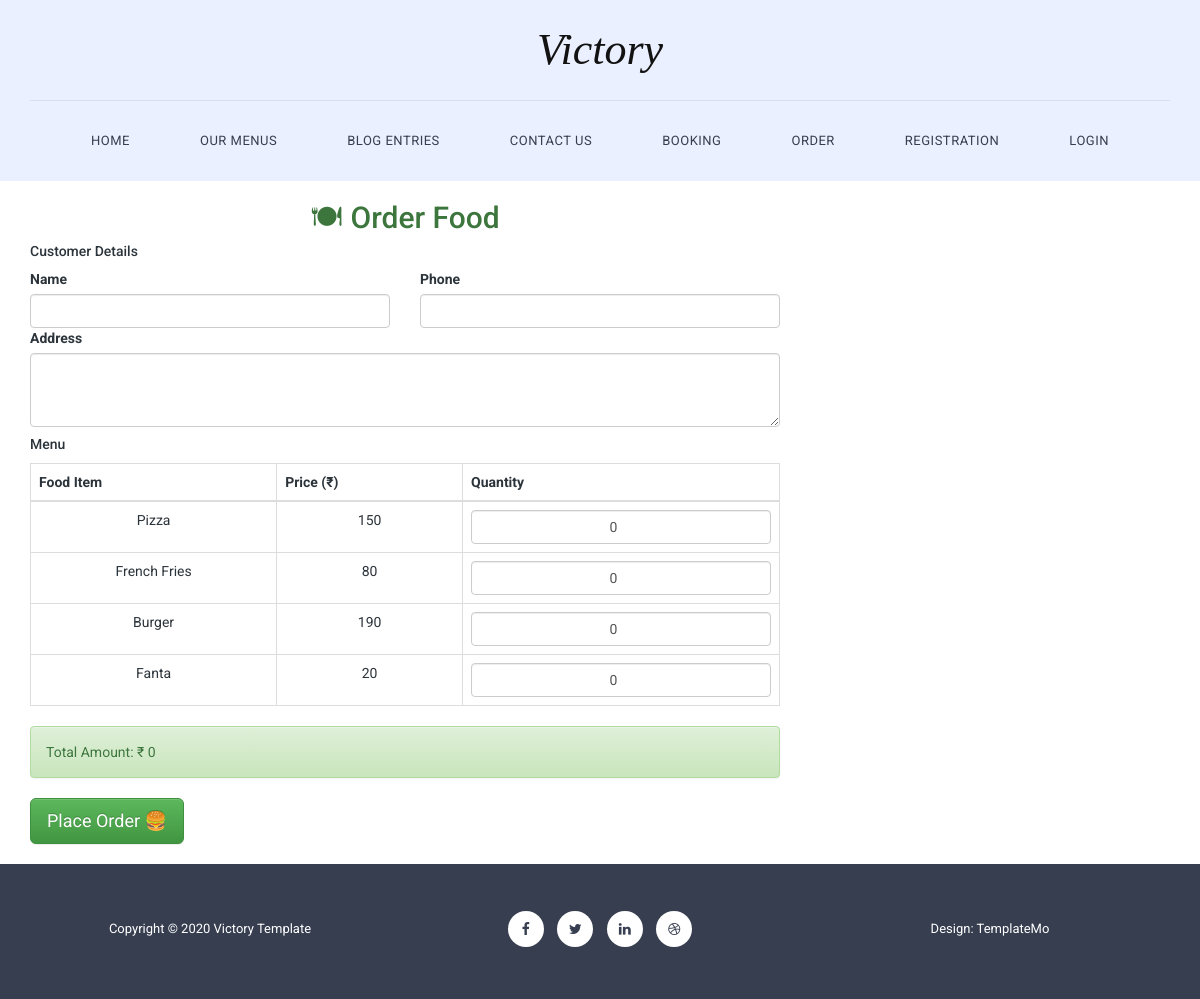
The page /order/ on the database its author committed.
### victory/models.py (models this page shows, shortened)
class Food(models.Model):
    name = models.CharField(max_length=100)
    price = models.IntegerField()

### victory/views.py (the view, shortened to what this page needs)
# urls.py: path("order/", views.order_page, name="order"),
def order_page(request):
    foods = Food.objects.all()
    return render(request, "order.html", {"foods": foods})

### Template/order.html (shortened to what this page needs)
{% extends "base.html" %}
{% load static %}
{% block content %}
<div class="container my-5">
  <div class="row justify-content-center">
    <div class="col-lg-8">
      <div class="card shadow border-0">
        <div class="card-body p-4">
          <h2 class="text-center mb-4 fw-bold text-success">
            🍽 Order Food
          </h2>
          <form method="POST">
            <h5 class="mb-3 text-secondary">Customer Details</h5>
            <div class="row">
              <div class="col-md-6 mb-3">
                <label class="form-label">Name</label>
                <input type="text" name="name" class="form-control" required>
              </div>
              <div class="col-md-6 mb-3">
                <label class="form-label">Phone</label>
                <input type="text" name="phone" class="form-control" required>
              </div>
            </div>
            <div class="mb-4">
              <label class="form-label">Address</label>
              <textarea name="address" class="form-control" rows="3" required></textarea>
            </div>
            <h5 class="mb-3 text-secondary">Menu</h5>
            <div class="table-responsive">
              <table class="table table-bordered table-hover align-middle">
                <thead class="table-success text-center">
                  <tr>
                    <th>Food Item</th>
                    <th>Price (₹)</th>
                    <th>Quantity</th>
                  </tr>
                </thead>
                <tbody>
                  {% for food in foods %}
                  <tr class="text-center">
                    <td class="fw-semibold">{{ food.name }}</td>
                    <td>{{ food.price }}</td>
                    <td style="max-width:120px;">
                      <input type="number"
                             name="qty_{{ food.id }}"
                             class="form-control qty-input text-center"
                             data-price="{{ food.price }}"
                             min="0"
                             value="0">
                    </td>
                  </tr>
                  {% endfor %}
                </tbody>
              </table>
            </div>
            <div class="d-flex justify-content-end mt-3">
              <div class="alert alert-success fw-bold mb-0">
                Total Amount: ₹ <span id="totalAmount">0</span>
              </div>
            </div>
            <div class="d-grid mt-4">
              <button type="submit" class="btn btn-success btn-lg">
                Place Order 🍔
              </button>
            </div>
          </form>
        </div>
      </div>
    </div>
  </div>
</div>
<br>
{% endblock content %}

### static/css/hero-slider.css (style rules this page uses)
*, *::after, *::before { -webkit-box-sizing: border-box; -moz-box-sizing: border-box; box-sizing: border-box; }
html { font-size: 62.5%; }

### static/css/templatemo-style.css (style rules this page uses)
* { margin: 0; padding: 0; font-family: 'Roboto', arial, sans-serif; }

### rows shown on the page
Food: name "Pizza", price "150"
Food: name "French Fries", price "80"
Food: name "Burger", price "190"
Food: name "Fanta", price "20"
